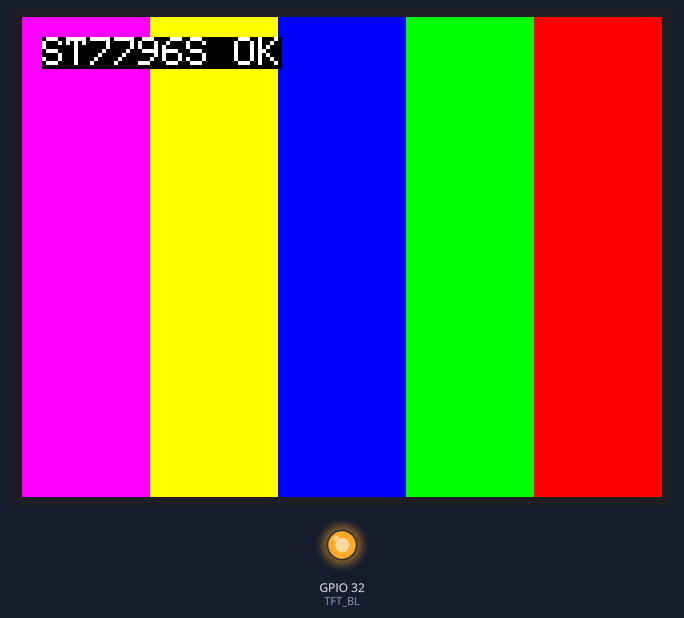
The sketch below on a simulated ESP32. Parts: 320×240 colour display, output pins drawn as LEDs (lit = HIGH).

Above: at 0.6 s.

The sketch:

panel.ino
```cpp
#include <WiFi.h>
#include <WebServer.h>
#include <Update.h>
#include <SPI.h>
#include <TFT_eSPI.h>
#include <XPT2046_Touchscreen.h>

/* ========= WLAN AP ========= */
#define AP_SSID "ESP32-PANEL"
#define AP_PASS "12345678"

/* ========= TFT PINS ========= */
#define TFT_CS   5
#define TFT_DC   21
#define TFT_RST  22
#define TFT_BL   32

/* ========= TOUCH ========= */
#define TOUCH_CS   27
#define TOUCH_IRQ  33   // optional, kann -1 sein

/* ========= SPI ========= */
#define SPI_SCK   18
#define SPI_MOSI  23
#define SPI_MISO  19

WebServer server(80);
TFT_eSPI tft = TFT_eSPI();
XPT2046_Touchscreen ts(TOUCH_CS, TOUCH_IRQ);

/* ========= HTML ========= */
String page() {
  return R"rawliteral(
<!DOCTYPE html>
<html>
<body>
<h2>ESP32 OTA</h2>
<form method='POST' action='/update' enctype='multipart/form-data'>
<input type='file' name='update'>
<input type='submit' value='Update'>
</form>
</body>
</html>
)rawliteral";
}

/* ========= SETUP ========= */
void setup() {
  Serial.begin(115200);

  pinMode(TFT_BL, OUTPUT);
  digitalWrite(TFT_BL, HIGH);   // Backlight AN

  WiFi.mode(WIFI_AP);
  WiFi.softAP(AP_SSID, AP_PASS);
  delay(200);

  // TFT
  tft.init();
  tft.setRotation(1); // 480x320 quer
  tft.fillScreen(TFT_BLACK);

  // Farbtest GANZE Fläche
  int w = tft.width() / 5;
  int h = tft.height();
  tft.fillRect(0*w, 0, w, h, TFT_MAGENTA);
  tft.fillRect(1*w, 0, w, h, TFT_YELLOW);
  tft.fillRect(2*w, 0, w, h, TFT_BLUE);
  tft.fillRect(3*w, 0, w, h, TFT_GREEN);
  tft.fillRect(4*w, 0, w, h, TFT_RED);

  tft.setTextColor(TFT_WHITE, TFT_BLACK);
  tft.setTextSize(2);
  tft.setCursor(10, 10);
  tft.println("ST7796S OK");

  // Touch
  SPI.begin(SPI_SCK, SPI_MOSI, SPI_MISO);
  ts.begin();
  ts.setRotation(1);

  // OTA
  server.on("/", HTTP_GET, []() {
    server.send(200, "text/html", page());
  });

  server.on("/update", HTTP_POST,
    []() {
      server.send(200, "text/plain", Update.hasError() ? "FAIL" : "OK");
      ESP.restart();
    },
    []() {
      HTTPUpload& upload = server.upload();
      if (upload.status == UPLOAD_FILE_START) {
        Update.begin();
      } else if (upload.status == UPLOAD_FILE_WRITE) {
        Update.write(upload.buf, upload.currentSize);
      } else if (upload.status == UPLOAD_FILE_END) {
        Update.end(true);
      }
    }
  );

  server.begin();
}

/* ========= LOOP ========= */
void loop() {
  server.handleClient();

  if (ts.touched()) {
    TS_Point p = ts.getPoint();
    tft.fillCircle(p.x, p.y, 4, TFT_WHITE);
  }
}
```
